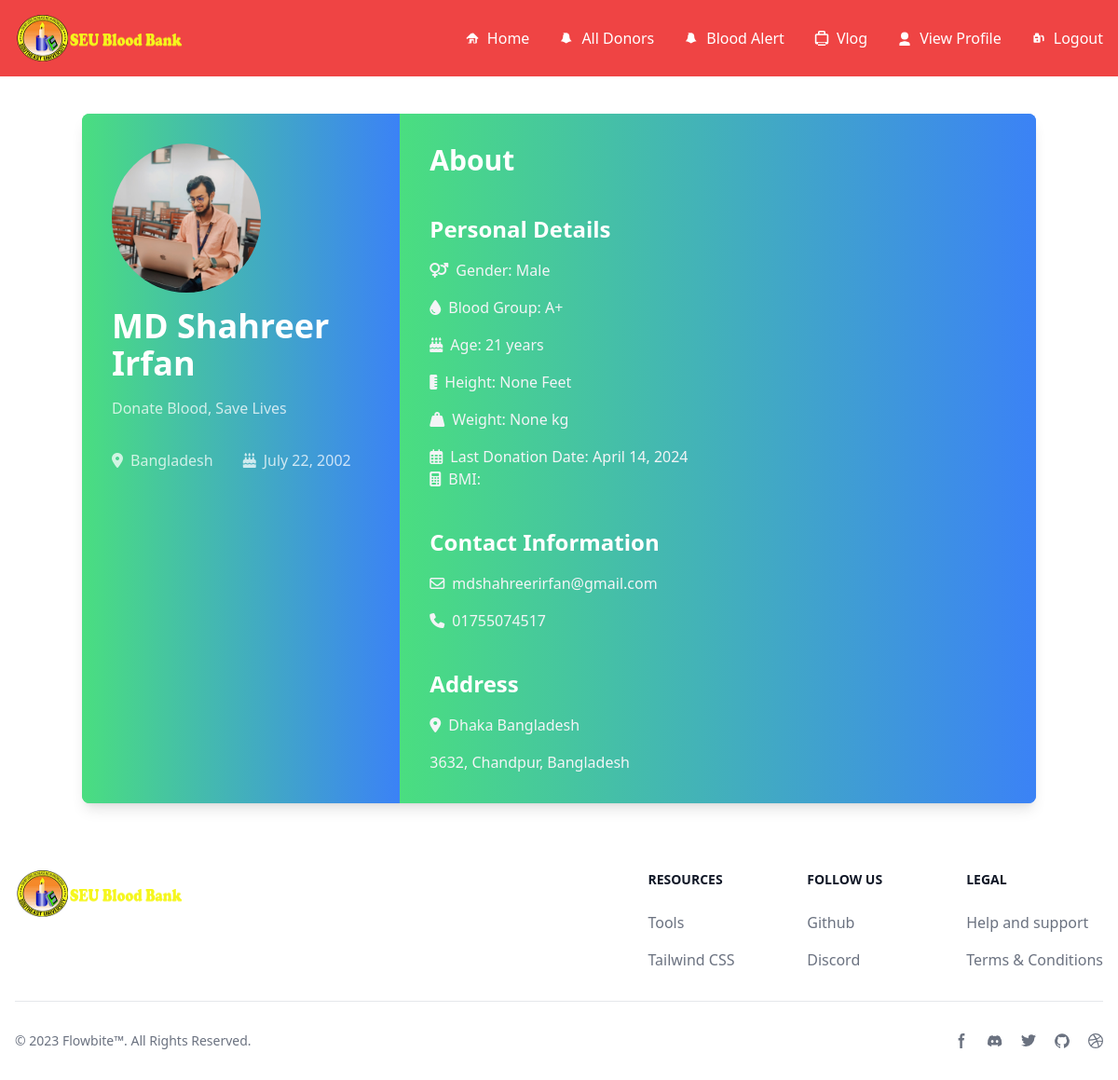
Page /accounts/profile/shahreer_irfan2/ on the committed database.
### Accounts/models.py (models this page shows, shortened)
class UserProfile(models.Model):
    user = models.OneToOneField(User, on_delete=models.CASCADE)
    phone_number = models.CharField(max_length=15, null=True, blank=True)
    blood_group = models.CharField(max_length=10, choices=BLOOD_GROUP)
    birth_date = models.DateField(null=True, blank=True)
    gender = models.CharField(max_length=20, choices=GENDER)
    image = models.ImageField(upload_to='Accounts/images/', null=True, blank=True)
    last_donation_date = models.DateField(null=True, blank=True)
    district = models.CharField(max_length=20, choices=DISTRICT_CHOICES, null=True, blank=True)
    height = models.FloatField(null=True, blank=True)
    weight = models.DecimalField(max_digits=5, decimal_places=2, null=True, blank=True)  # Weight in kilograms
    def calculate_age(self):
        today = date.today()
        if self.birth_date is not None:
            return today.year - self.birth_date.year - ((today.month, today.day) < (self.birth_date.month, self.birth_date.day))
        return None
    def calculate_bmi(self):
     return None

class UserAddress(models.Model):
    user = models.OneToOneField(User, on_delete=models.CASCADE, related_name='address')
    street_address = models.CharField(max_length=40)
    postal_code = models.IntegerField()
    country = models.CharField(max_length=40)

### Accounts/views.py (the view)
# urls.py: path('profile/<str:username>/', views.user_profile, name='user_profile'),
def user_profile(request, username):
    user = get_object_or_404(User, username=username)
    user_profile = UserProfile.objects.get(user=user)
    user_address = UserAddress.objects.get(user=user)
    context = {
        'user': user,
        'profile': user_profile,
        'address': user_address
    }
    return render(request, 'accounts/profile.html', context)

### Accounts/templates/accounts/profile.html (shortened to what this page needs)
{% extends 'base.html' %}
{% block body %}
<div class="container mx-auto py-10 relative">
    <div class="rounded-lg bg-gradient-to-r from-green-400 to-blue-500 shadow-lg overflow-hidden">
        <div class="flex flex-col lg:flex-row">
            <div class="bg-gradient-to-r from-green-400 to-blue-500 text-center lg:text-left p-8 lg:w-1/3">
                {% if profile.image %}
                <img src="{{ profile.image.url }}" alt="Profile Image"
                    class="rounded-full h-40 w-40 mx-auto lg:mx-0 mb-4">
                {% else %}
                <img src="https://via.placeholder.com/128" alt="Default Image"
                    class="rounded-full h-40 w-40 mx-auto lg:mx-0 mb-4">
                {% endif %}
                <h2 class="text-4xl font-bold text-white mt-4 lg:mt-0">{{ user.first_name }} {{ user.last_name }}</h2>
                <p class="text-white text-opacity-75 mt-4 mb-8">Donate Blood, Save Lives</p>
                <div class="flex justify-center lg:justify-start">
                    <div class="flex items-center text-white text-opacity-75 mb-4 lg:mb-0">
                        <i class="fas fa-map-marker-alt mr-2"></i>
                        <span>{{ address.city }} {{ address.country }}</span>
                    </div>
                    <div class="flex items-center text-white text-opacity-75 ml-8">
                        <i class="fas fa-birthday-cake mr-2"></i>
                        <span>{{ profile.birth_date }}</span>
                    </div>
                </div>
            </div>
            <div class="flex-grow p-8 bg-gradient-to-r from-green-400 to-blue-500 relative">
                <h3 class="text-3xl font-bold mb-6 text-white">About</h3>
                <div class="mt-10">
                    <h4 class="text-2xl font-bold mb-4 text-white">Personal Details</h4>
                    <div class="flex items-center text-gray-100 mb-4">
                        <i class="fas fa-venus-mars mr-2"></i>
                        <span>Gender: {{ profile.gender }}</span>
                    </div>
                    <div class="flex items-center text-gray-100 mb-4">
                        <i class="fas fa-tint mr-2"></i>
                        <span>Blood Group: {{ profile.blood_group }}</span>
                    </div>
                    <div class="flex items-center text-gray-100 mb-4">
                        <i class="fas fa-birthday-cake mr-2"></i>
                        <span>Age: {{ profile.calculate_age }} years</span>
                    </div>
                    <div class="flex items-center text-gray-100 mb-4">
                        <i class="fas fa-ruler-vertical mr-2"></i>
                        <span>Height: {{ profile.height }} Feet</span>
                    </div>
                    <div class="flex items-center text-gray-100 mb-4">
                        <i class="fas fa-weight-hanging mr-2"></i>
                        <span>Weight: {{ profile.weight }} kg</span>
                    </div>
                    <div class="flex items-center text-gray-100">
                        <i class="far fa-calendar-alt mr-2"></i>
                        <span>Last Donation Date: {{ profile.last_donation_date }}</span>
                    </div>
                    <div class="flex items-center text-gray-100">
                        <i class="fas fa-calculator mr-2"></i>
                        <span>BMI: {{ profile.calculate_bmi|floatformat:2 }}</span>
                    </div>
                </div>
                <div class="mt-10">
                    <h4 class="text-2xl font-bold mb-4 text-white">Contact Information</h4>
                    <div class="flex items-center text-gray-100 mb-4">
                        <i class="far fa-envelope mr-2"></i>
                        <span>{{ user.email }}</span>
                    </div>
                    <div class="flex items-center text-gray-100">
                        <i class="fas fa-phone mr-2"></i>
                        <span>{{ profile.phone_number }}</span>
                    </div>
                </div>
                <div class="mt-10">
                    <h4 class="text-2xl font-bold mb-4 text-white">Address</h4>
                    <div class="flex items-center text-gray-100 mb-4">
                        <i class="fas fa-map-marker-alt mr-2"></i>
                        <span>{{ address.street_address }}</span>
                    </div>
                    <div class="flex items-center text-gray-100">
                        <span>{{ address.postal_code }}, {{ profile.district }}, {{ address.country }}</span>
                    </div>
                </div>
            </div>
        </div>
    </div>
</div>
{% endblock %}

### rows in the picture
UserProfile: image (picture), birth_date "July 22, 2002", gender "Male", blood_group "A+", calculate_age "21", height "None", weight "None", last_donation_date "April 14, 2024", phone_number "01755074517", district "Chandpur"
UserAddress: country "Bangladesh", street_address "Dhaka Bangladesh", postal_code "3632"

### other values in the picture
{{ user.first_name }} "MD"
{{ user.last_name }} "Shahreer Irfan"
{{ user.email }} "mdshahreerirfan@gmail.com"
